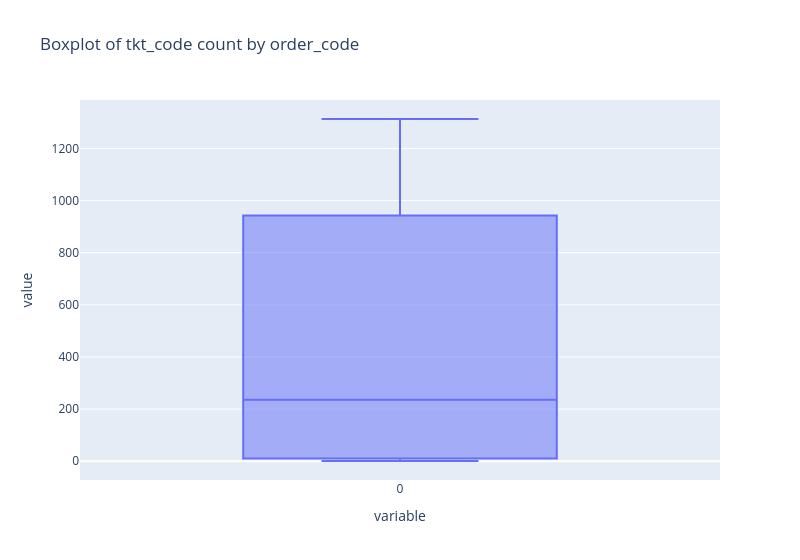

The notebook cell this image was saved under:
### Code cell
# make a boxplot of the previous graph to check for outliers
fig = px.box(order_code_counts.values, title='Boxplot of tkt_code count by order_code')
fig.update_layout(width=800)
fig.show()

### Figure 1 — Plotly figure (JSON) as saved in the notebook; plotly's stock layout.template omitted (floating-point values rounded to 4 significant figures; data arrays with more than 128 entries replaced by an {"elided": "..."} marker saying what was removed)
{"data": [{"alignmentgroup": "True", "hovertemplate": "variable=%{x}<br>value=%{y}<extra></extra>", "legendgroup": "", "marker": {"color": "#636efa"}, "name": "", "notched": false, "offsetgroup": "", "orientation": "v", "showlegend": false, "type": "box", "x": {"elided": "795 str values"}, "x0": " ", "xaxis": "x", "y": {"elided": "795 int values"}, "y0": " ", "yaxis": "y"}], "layout": {"boxmode": "group", "legend": {"tracegroupgap": 0}, "title": {"text": "Boxplot of tkt_code count by order_code"}, "width": 800, "xaxis": {"anchor": "y", "domain": [0, 1], "title": {"text": "variable"}}, "yaxis": {"anchor": "x", "domain": [0, 1], "title": {"text": "value"}}}}
